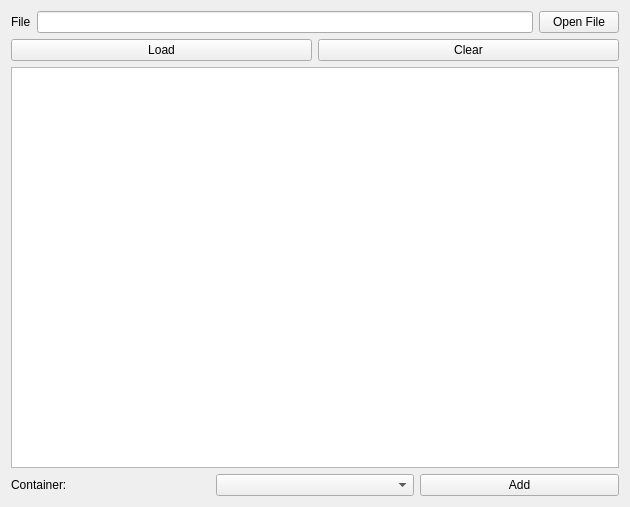
<?xml version="1.0" encoding="UTF-8"?>
<ui version="4.0">
 <class>AddFromFileWidget</class>
 <widget class="QWidget" name="AddFromFileWidget">
  <property name="geometry">
   <rect>
    <x>0</x>
    <y>0</y>
    <width>630</width>
    <height>507</height>
   </rect>
  </property>
  <property name="windowTitle">
   <string>Form</string>
  </property>
  <layout class="QVBoxLayout" name="verticalLayout_2">
   <item>
    <layout class="QHBoxLayout" name="fileLayout">
     <item>
      <widget class="QLabel" name="fileLabel">
       <property name="text">
        <string>File</string>
       </property>
      </widget>
     </item>
     <item>
      <widget class="QLineEdit" name="fileEdit"/>
     </item>
     <item>
      <widget class="QPushButton" name="openFileButton">
       <property name="text">
        <string>Open File</string>
       </property>
      </widget>
     </item>
    </layout>
   </item>
   <item>
    <layout class="QHBoxLayout" name="buttonsLayout">
     <item>
      <widget class="QPushButton" name="loadButton">
       <property name="text">
        <string>Load</string>
       </property>
      </widget>
     </item>
     <item>
      <widget class="QPushButton" name="clearButton">
       <property name="text">
        <string>Clear</string>
       </property>
      </widget>
     </item>
    </layout>
   </item>
   <item>
    <widget class="QTableWidget" name="tableWidget">
     <property name="editTriggers">
      <set>QAbstractItemView::EditTrigger::NoEditTriggers</set>
     </property>
     <property name="selectionMode">
      <enum>QAbstractItemView::SelectionMode::SingleSelection</enum>
     </property>
     <property name="selectionBehavior">
      <enum>QAbstractItemView::SelectionBehavior::SelectRows</enum>
     </property>
     <property name="iconSize">
      <size>
       <width>48</width>
       <height>48</height>
      </size>
     </property>
    </widget>
   </item>
   <item>
    <layout class="QHBoxLayout" name="containerLayout">
     <item>
      <widget class="QLabel" name="containerLabel">
       <property name="text">
        <string>Container:</string>
       </property>
      </widget>
     </item>
     <item>
      <widget class="QComboBox" name="containerCombo"/>
     </item>
     <item>
      <widget class="QPushButton" name="pushButton">
       <property name="text">
        <string>Add</string>
       </property>
      </widget>
     </item>
    </layout>
   </item>
  </layout>
 </widget>
 <resources/>
 <connections/>
</ui>
